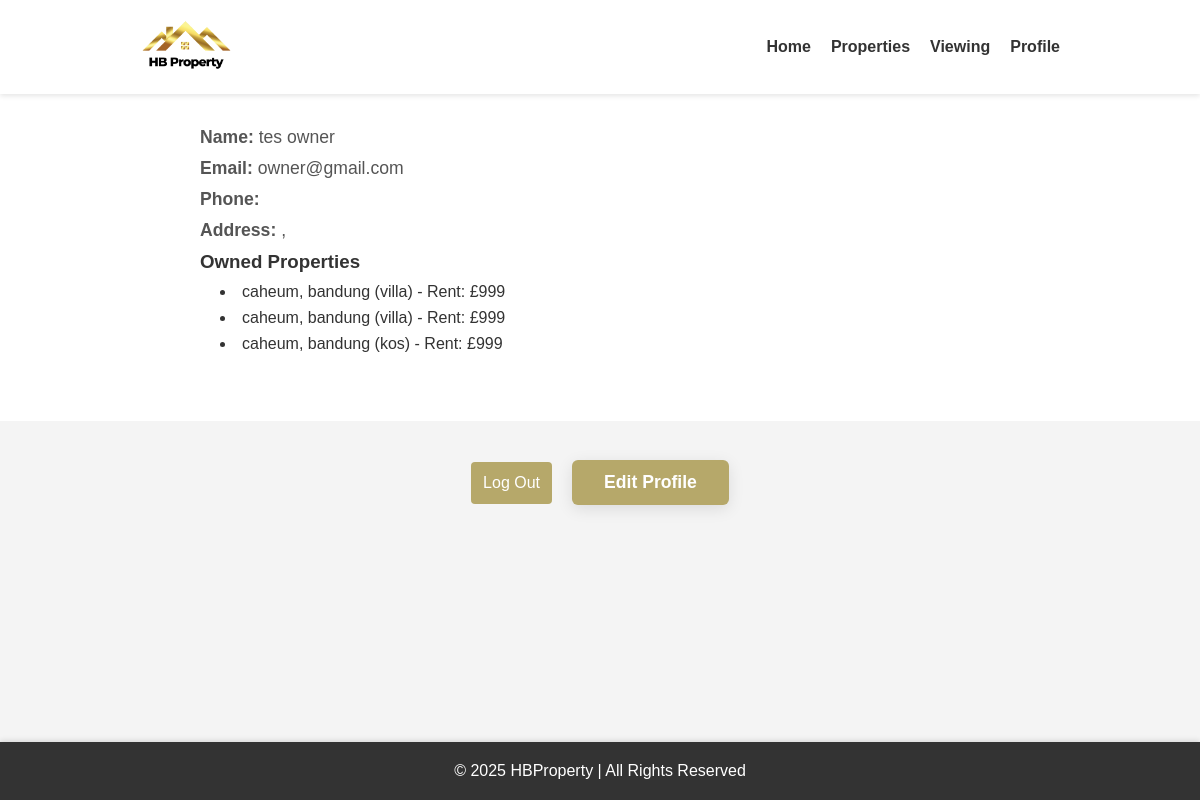
The app's page /php/profile.php (signed in) with its own data.
### tables this page shows
CREATE TABLE `privateowner` (
  `ownerNo` char(4) NOT NULL,
  `fName` varchar(50) NOT NULL DEFAULT '',
  `lName` varchar(50) NOT NULL DEFAULT '',
  `password` varchar(256) NOT NULL,
  `street` varchar(25) NOT NULL DEFAULT '',
  `city` varchar(20) NOT NULL DEFAULT '',
  `postcode` char(7) NOT NULL DEFAULT '',
  `telNo` varchar(14) NOT NULL,
  `eMail` varchar(50) NOT NULL
);

CREATE TABLE `propertyforrent` (
  `propertyNo` char(4) NOT NULL,
  `street` varchar(25) NOT NULL DEFAULT '',
  `city` varchar(20) NOT NULL DEFAULT '',
  `postcode` char(7) NOT NULL DEFAULT '',
  `pType` varchar(18) NOT NULL DEFAULT ' ',
  `rooms` tinyint(3) UNSIGNED DEFAULT NULL,
  `rent` smallint(5) UNSIGNED DEFAULT NULL,
  `ownerNo` char(4) NOT NULL,
  `staffNo` char(4) DEFAULT NULL,
  `branchNo` char(4) NOT NULL
);

### php/profile.php (the view, shortened to what this page needs)
<?php
$userEmail = $_SESSION['user_email'];
$userRole = $_SESSION['user_role'];
require_once './db_connection.php';
$tableMap = [
    "client" => "CClient",
    "property_owner" => "PrivateOwner",
    "staff" => "Staff"
];
$table = $tableMap[$userRole];
switch ($userRole) {
    case 'property_owner':
        $query = "SELECT ownerNo, fname, lname, street, city, postcode, telNo FROM $table WHERE email = ?";
        break;
}
$stmt = $conn->prepare($query);
$stmt->bind_param("s", $userEmail);
$stmt->execute();
$result = $stmt->get_result();
$user = $result->fetch_assoc();
$clientNo = $ownerNo = null;
if ($userRole === 'client') {
    $clientNo = $user['clientNo'];
} elseif ($userRole === 'property_owner') {
    $ownerNo = $user['ownerNo'];
}
$viewedProperties = [];
$rentedProperties = [];
$ownedProperties = [];
if ($userRole === 'property_owner' && $ownerNo) {
    $stmt = $conn->prepare("
        SELECT street, city, pType, rent
        FROM propertyforrent
        WHERE ownerNo = ?
    ");
    $stmt->bind_param("s", $ownerNo);
    $stmt->execute();
    $result = $stmt->get_result();
    while ($row = $result->fetch_assoc()) {
        $ownedProperties[] = $row;
    }
}
?>
<!DOCTYPE html>
<html lang="en">
<head>
    <link rel="stylesheet" href="../css/styles.css?v=<?php echo time(); ?>" />
</head>
<body>
    <header>
        <div class="container">
            <div class="logo">
                <img src="../img/logo.png" alt="Logo" class="logo-img" />
            </div>
            <nav>
                <ul>
                    <li><a href="homepage.php">Home</a></li>
                    <li><a href="properties.php">Properties</a></li>
                    <?php if (in_array($userRole, ['staff', 'property_owner'])): ?>
                        <li><a href="viewing.php">Viewing</a></li>
                    <?php endif; ?>
                    <li><a href="profile.php">Profile</a></li>
                </ul>
            </nav>
        </div>
    </header>
    <section class="profile">
        <div class="container">
            <h1>Your Profile</h1>
            <p><strong>Name:</strong> <?php echo htmlspecialchars($user['fname'] . ' ' . $user['lname']); ?></p>
            <p><strong>Email:</strong> <?php echo htmlspecialchars($userEmail); ?></p>
            <?php if ($userRole === 'client'): ?>
                <p><strong>Phone:</strong> <?php echo htmlspecialchars($user['telNo']); ?></p>
                <p><strong>Preferred Type:</strong> <?php echo htmlspecialchars($user['prefType']); ?></p>
                <p><strong>Max Rent:</strong> $<?php echo htmlspecialchars($user['maxRent']); ?></p>
                <h3>Viewed Properties</h3>
                <ul>
                    <?php if (!empty($viewedProperties)): ?>
                        <?php foreach ($viewedProperties as $property): ?>
                            <li><?php echo htmlspecialchars("{$property['street']}, {$property['city']} ({$property['pType']})"); ?></li>
                        <?php endforeach; ?>
                    <?php else: ?>
                        <li>No viewed properties found.</li>
                    <?php endif; ?>
                </ul>
                <h3>Rented Properties</h3>
                <ul>
                    <?php if (!empty($rentedProperties)): ?>
                        <?php foreach ($rentedProperties as $property): ?>
                            <li>
                                <?php echo htmlspecialchars("{$property['street']}, {$property['city']} ({$property['pType']})"); ?>
                                — Rented from <?php echo htmlspecialchars($property['rentStart']); ?> to <?php echo htmlspecialchars($property['rentEnd']); ?>
                            </li>
                        <?php endforeach; ?>
                    <?php else: ?>
                        <li>No rented properties found.</li>
                    <?php endif; ?>
                </ul>
            <?php elseif ($userRole === 'property_owner'): ?>
                <p><strong>Phone:</strong> <?php echo htmlspecialchars($user['telNo']); ?></p>
                <p><strong>Address:</strong> <?php echo htmlspecialchars("{$user['street']}, {$user['city']} {$user['postcode']}"); ?></p>
                <h3>Owned Properties</h3>
                <ul>
                    <?php if (!empty($ownedProperties)): ?>
                        <?php foreach ($ownedProperties as $property): ?>
                            <li><?php echo htmlspecialchars("{$property['street']}, {$property['city']} ({$property['pType']}) - Rent: £{$property['rent']}"); ?></li>
                        <?php endforeach; ?>
                    <?php else: ?>
                        <li>No owned properties found.</li>
                    <?php endif; ?>
                </ul>
            <?php endif; ?>
        </div>
    </section>
    <div class="container" style="display: flex; justify-content: center; align-items: center; margin-top: 20px; gap: 10px;">
        <form action="index.php" method="post" style="display: inline;">
            <button type="submit" class="btn-logout">Log Out</button>
        </form>
        <a href="edit-profile.php" class="btn-edit-profile">Edit Profile</a>
    </div>
    <footer>
        <div class="container">
            <p>&copy; 2025 HBProperty | All Rights Reserved</p>
        </div>
    </footer>
</body>
</html>

### css/styles.css (style rules this page uses)
* { margin: 0; padding: 0; box-sizing: border-box; }
body { font-family: Arial, sans-serif; background-color: #f4f4f4; color: #333; }
.container { width: 80%; margin: 0 auto; }
header { position: fixed; top: 0; left: 0; width: 100%; background-color: #fff; padding: 20px 0; z-index: 1000; box-shadow: 0 2px 5px rgba(0, 0, 0, 0.1); }
header .container { display: flex; justify-content: space-between; align-items: center; padding: 0 20px; }
header .logo img { height: 50px; }
header nav { flex: 1; text-align: right; }
header nav ul { list-style-type: none; margin: 0; padding: 0; display: flex; justify-content: flex-end; }
header nav ul li { margin-left: 20px; }
header nav ul li a { text-decoration: none; color: #333; font-weight: bold; }
footer { position: fixed; bottom: 0; left: 0; width: 100%; -align: center; padding: 10px 0; box-shadow: 0 -2px 5px rgba(0, 0, 0, 0.1); background-color: #333; color: white; padding: 20px 0; text-align: center; }
button { margin-top: 20px; padding: 12px; background-color: #b6a86a; border: none; color: white; font-size: 1em; border-radius: 4px; cursor: pointer; transition: background-color 0.3s ease; }
.profile { padding: 60px 20px; background-color: #fff; }
.profile .container { max-width: 800px; margin: 0 auto; }
.profile h1 { text-align: center; margin-bottom: 30px; font-size: 2em; color: #333; }
.profile p { font-size: 1.1em; color: #555; margin: 10px 0; }
.profile ul { list-style: disc inside; padding-left: 20px; margin-top: 10px; }
.profile ul li { margin: 8px 0; color: #333; }
.btn-edit-profile, .btn-edit-profile:visited, .btn-edit-profile:active, .btn-edit-profile:focus, .btn-edit-profile:hover { color: #fff !important; text-decoration: none !important; }
.btn-edit-profile { background-color: #b6a86a !important; color: #fff !important; border: none !important; padding: 12px 32px !important; border-radius: 6px !important; font-size: 1.1rem !important; font-weight: 600 !important; cursor: pointer !important; transition: background 0.2s, box-shadow 0.2s !important; box-shadow: 0 4px 16px rgba(0,0,0,0.10) !important; text-decoration: none !important; display: inline-block !important; margin-left: 10px !important; vertical-align: middle !important; }
a.btn-edit-profile, a.btn-edit-profile:link, a.btn-edit-profile:visited, a.btn-edit-profile:active, a.btn-edit-profile:focus, a.btn-edit-profile:hover { color: #fff !important; text-decoration: none !important; background-color: #b6a86a !important; border: none !important; padding: 12px 32px !important; border-radius: 6px !important; font-size: 1.1rem !important; font-weight: 600 !important; cursor: pointer !important; transition: background 0.2s, box-shadow 0.2s !important; box-shadow: 0 4px 16px rgba(0,0,0,0.10) !important; display: inline-block !important; margin-left: 10px !important; vertical-align: middle !important; margin-top: 18.5px; }

### records on screen
privateowner: fName+lName "tes owner", street+city+postcode ","
propertyforrent: street+city+pType "caheum, bandung (villa) - Rent: £999"
propertyforrent: street+city+pType "caheum, bandung (villa) - Rent: £999"
propertyforrent: street+city+pType "caheum, bandung (kos) - Rent: £999"

### other values on screen
$userEmail "owner@gmail.com"
